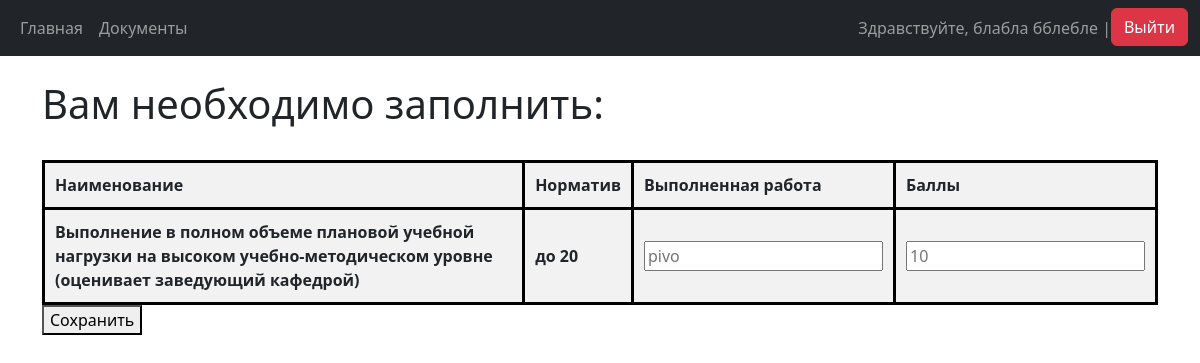
/ (signed in), run on the app's committed database.
### main_app/models.py (models this page shows, shortened)
class Grading(models.Model):
    user = models.ForeignKey(User, verbose_name='Юзер', on_delete=models.CASCADE)
    used_standard = models.ForeignKey(Criteria, verbose_name='Наименование работ', on_delete=models.PROTECT)
    work_done = models.CharField(verbose_name='Выполненная работа', max_length=400, blank=True)
    rating = models.PositiveIntegerField(verbose_name='Баллы', default=0)
    class Meta:
        constraints = [
            models.UniqueConstraint(fields=['user', 'used_standard'], name='unique_user_data')
        ]
        verbose_name = 'Выполненные работы'
        verbose_name_plural = 'Выполненные работы'

class Criteria(models.Model):
    title = models.CharField(verbose_name='Наименование работ', max_length=200, blank=False)
    standard_in_points = models.CharField(verbose_name='Норматив в баллах', max_length=30, blank=False)
    table_title = models.ForeignKey(Table, verbose_name='Таблица', on_delete=models.PROTECT, null=True, blank=True)
    class Meta:
        verbose_name = 'Работы и нормативы'
        verbose_name_plural = 'Работы и нормативы'
    def __str__(self):
        return self.title

### main_app/views.py (the view)
# urls.py: path('', views.home_page, name='home'),
def home_page(request):
    user = request.user
    gradings = models.Grading.objects.all()
    criterias = models.Criteria.objects.all()
    info = info_table.InfoTable(user)
    info.find_user_grading(gradings, criterias)
    context = {
        'info': info
    }
    return render(request, 'main/home.html', context)

### main_app/info_table.py (called while the page is built)
    def find_user_grading(self, gradings: list[models.Grading], criterias: list[models.Criteria]) -> None:
        for grading in gradings:
            if grading.user.username == self.user.username:
                for criteria in criterias:
                    if str(criteria.title) == str(grading.used_standard):
                        new_table = Table(grading, criteria)
                        self.user_tables.append(new_table)

### templates/main/home.html (shortened to what this page needs)
{% extends 'main/base.html' %}
{% block content %}
<div class="users_info">
    {% if info.user_tables|length > 0 %}
    <br>
    <h1>Вам необходимо заполнить:</h1>
    <br>
    <form method="POST" action="{% url 'save-form' %}">
        <table border="3">
            <tr>
                <th>Наименование</th>
                <th>Норматив</th>
                <th>Выполненная работа</th>
                <th>Баллы</th>
            </tr>
            {% for table in info.user_tables %}
            <tr>
                <th>{{ table.grading.used_standard }}</th>
                <th>{{ table.criteria.standard_in_points }}</th>
                <th><input type="text"
                           name="work_done_{{ table.grading.user.username }}_{{ table.grading.used_standard }}"
                           placeholder="{{ table.grading.work_done }}"></th>
                <th><input type="number"
                           name="points_{{ table.grading.user.username }}_{{ table.grading.used_standard }}"
                           placeholder="{{ table.grading.rating }}"></th>
            </tr>
            {% endfor %}
        </table>
        <button type="submit">Сохранить</button>
    </form>
    {% else %}
    <br>
    <h1>На данный момент заполнять ничего не требуется.</h1>
    <br>
    {% endif %}
</div>
{% endblock %}

### templates/main/base.html (shortened to what this page needs)
<!DOCTYPE html>
<html lang="en">
<head>
    <link href="https://cdn.jsdelivr.net/npm/bootstrap@5.3.3/dist/css/bootstrap.min.css"
           rel="stylesheet"
>
    {% load crispy_forms_tags %}
</head>
<body>
    <nav class="navbar navbar-expand-lg navbar-dark bg-dark">
        <div class="container-fluid">
            <div>
                <ul class="navbar-nav">
                    <li class="nav-item">
                        <a class="nav-link" href="/home">Главная</a>
                    </li>
                    <li class="nav-item">
                        <a class="nav-link" href="/create-post">Документы</a>
                    </li>
                </ul>
            </div>
            <div>
                <ul class="navbar-nav">
                    {% if user.is_authenticated %}
                    <span class="navbar-text">Здравствуйте, {{ user.first_name }}
                        {{ user.last_name }} | </span>
                    <form action="{% url 'logout' %}" method="post">
                        <button type="submit" class="btn btn-danger">Выйти</button>
                    </form>
                    {% else %}
                    <li class="nav-item">
                        <a class="nav-link" href="/login">Войти</a>
                    </li>
                    {% endif %}
                </ul>
            </div>
        </div>
    </nav>
    <div class="container">
        {% block content %}
        {% endblock %}
    </div>
</body>
</html>

### templates/main/home.html (style rules this page uses)
table { border-collapse: collapse; width: 100%; }
th, td { padding: 10px; text-align: left; border: 3px solid black; }
th { background-color: #f2f2f2; }

### data on the page
Grading: grading.used_standard "Выполнение в полном объеме плановой учебной нагрузки на высоком учебно-методическом уровне (оценивает заведующий кафедрой)", grading.work_done "pivo", grading.rating "10"
Criteria: criteria.standard_in_points "до 20"

### other printed values
{{ user.first_name }} "блабла"
{{ user.last_name }} "бблебле"
